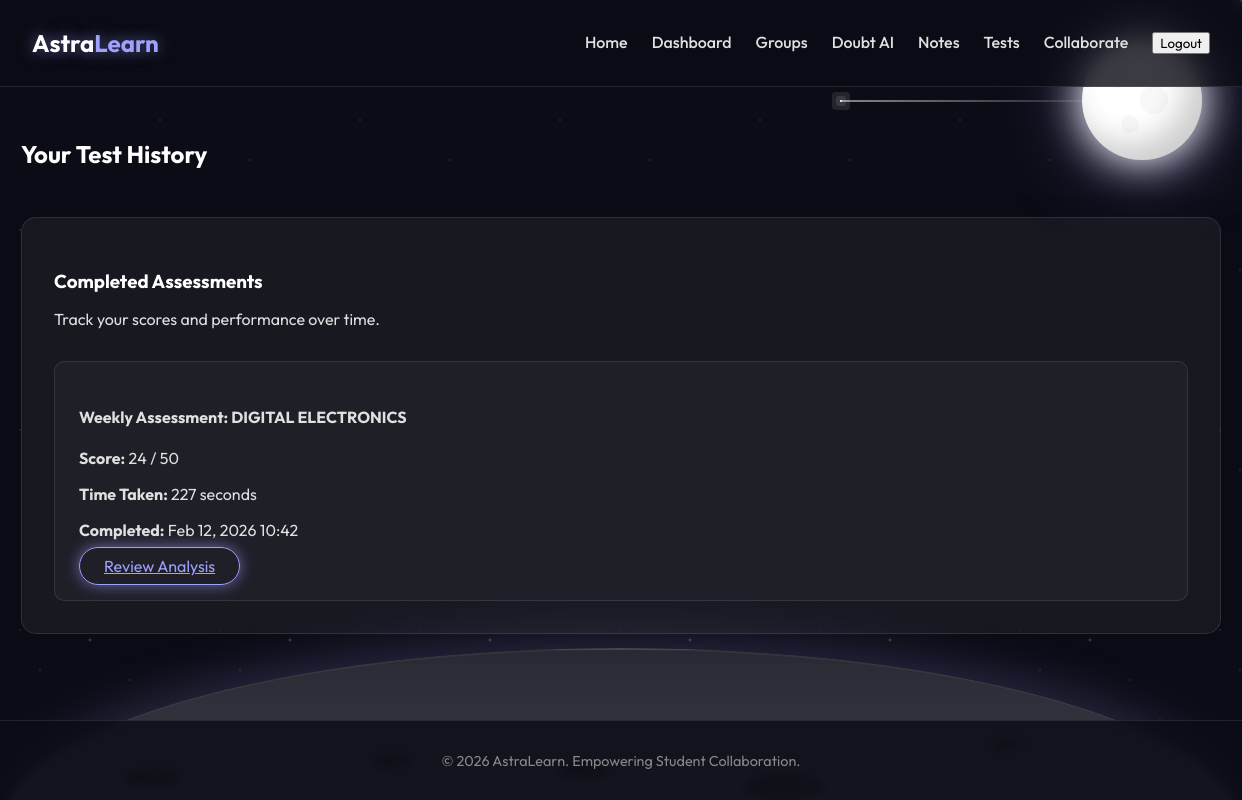
Page /exams/history/ (signed in) on the earlier database version.
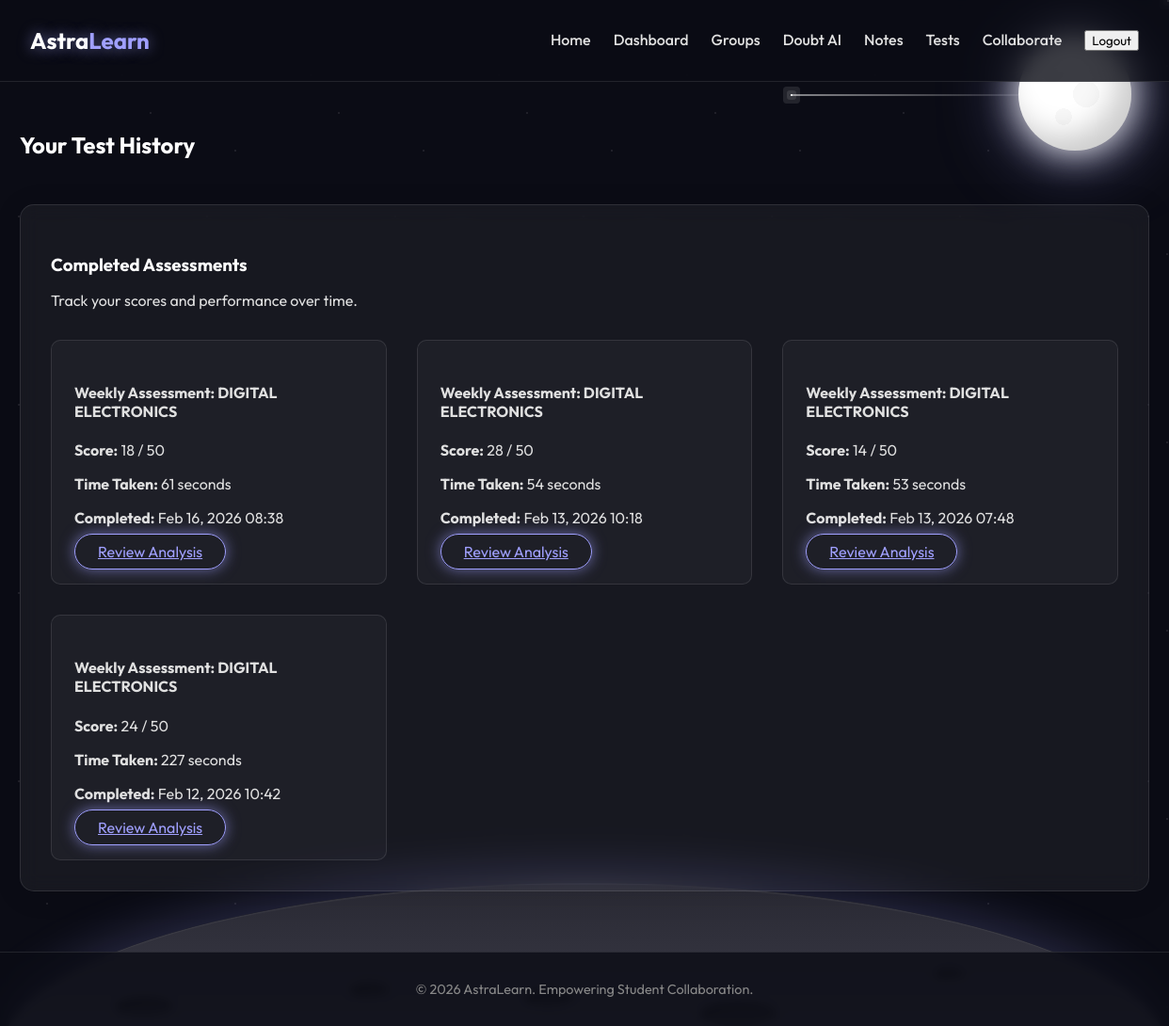
Same page on the later database version.
### exams/models.py (models this page shows, shortened)
class ExamResult(models.Model):
    user = models.ForeignKey(settings.AUTH_USER_MODEL, on_delete=models.CASCADE)
    exam = models.ForeignKey(Exam, on_delete=models.CASCADE)
    score = models.IntegerField()
    total_marks = models.IntegerField(default=50)
    time_taken = models.IntegerField(default=0, help_text="Time taken in seconds")
    breakdown = models.JSONField(null=True, blank=True, help_text="Per question time and correctness")
    completed_at = models.DateTimeField(auto_now_add=True)

class Exam(models.Model):
    title = models.CharField(max_length=255)
    group = models.ForeignKey(StudyGroup, on_delete=models.CASCADE, related_name='exams')
    topic = models.CharField(max_length=255)
    weekly_notes = models.TextField(null=True, blank=True, help_text="AI generated notes for the week")
    created_at = models.DateTimeField(auto_now_add=True)
    is_active = models.BooleanField(default=True)

### exams/views.py (the view)
# urls.py: path('history/', views.test_history, name='test_history'),
@login_required
@cache_control(no_cache=True, must_revalidate=True, no_store=True)
def test_history(request):
    results = ExamResult.objects.filter(user=request.user).order_by('-completed_at').select_related('exam')
    return render(request, 'exams/test_history.html', {'results': results})

### templates/exams/test_history.html
{% extends 'base.html' %}
{% block content %}
<div style="display: flex; justify-content: space-between; align-items: center; margin-bottom: 2rem;">
    <h2>Your Test History</h2>
</div>
<div class="glass-panel">
    <h3>Completed Assessments</h3>
    <p>Track your scores and performance over time.</p>
    <div class="card-grid" style="margin-top: 2rem;">
        {% for result in results %}
        <div class="card">
            <h4>{{ result.exam.title }}</h4>
            <p><strong>Score:</strong> {{ result.score }} / {{ result.total_marks }}</p>
            <p><strong>Time Taken:</strong> {{ result.time_taken }} seconds</p>
            <p><strong>Completed:</strong> {{ result.completed_at|date:"M d, Y H:i" }}</p>
            <div style="margin-top: 1rem;">
                <a href="{% url 'exam_result' result.exam.id %}" class="btn-glow">Review Analysis</a>
            </div>
        </div>
        {% empty %}
        <p>You haven't completed any tests yet. Head over to <a href="{% url 'exam_list' %}">Weekly Tests</a> to get
            started!</p>
        {% endfor %}
    </div>
</div>
{% endblock %}

Differences in the rows shown:
added ExamResult: exam "Weekly Assessment: DIGITAL ELECTRONICS", score "18", total_marks "50", time_taken "61", completed_at "Feb 16, 2026 08:38"
added ExamResult: exam "Weekly Assessment: DIGITAL ELECTRONICS", score "28", total_marks "50", time_taken "54", completed_at "Feb 13, 2026 10:18"
added ExamResult: exam "Weekly Assessment: DIGITAL ELECTRONICS", score "14", total_marks "50", time_taken "53", completed_at "Feb 13, 2026 07:48"
